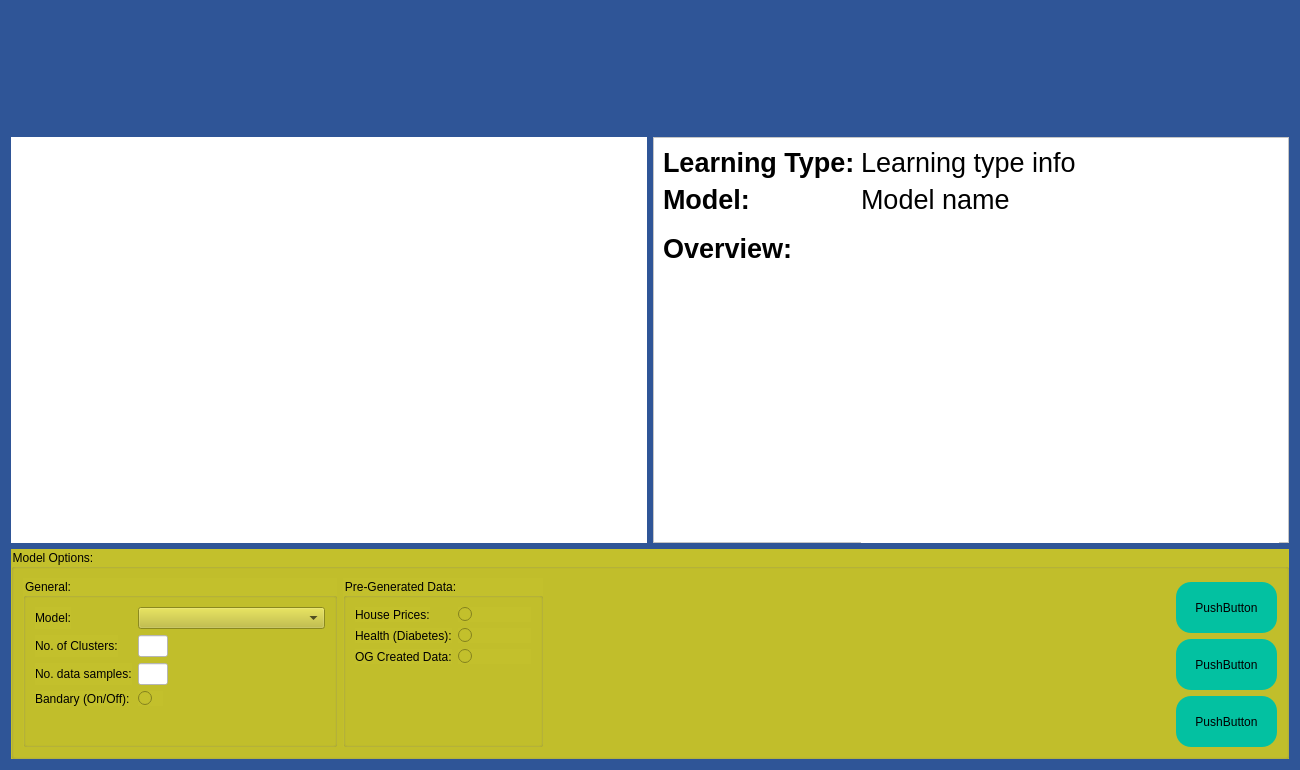
<?xml version="1.0" encoding="UTF-8"?>
<ui version="4.0">
 <class>self</class>
 <widget class="QWidget" name="self">
  <property name="geometry">
   <rect>
    <x>0</x>
    <y>0</y>
    <width>1300</width>
    <height>770</height>
   </rect>
  </property>
  <property name="minimumSize">
   <size>
    <width>1300</width>
    <height>770</height>
   </size>
  </property>
  <property name="windowTitle">
   <string>Form</string>
  </property>
  <property name="styleSheet">
   <string notr="true">background-color:rgb(47, 85, 151);</string>
  </property>
  <layout class="QVBoxLayout" name="verticalLayout_2">
   <item>
    <layout class="QHBoxLayout" name="horizontalLayout">
     <item>
      <spacer name="titleSpacerLeft">
       <property name="orientation">
        <enum>Qt::Horizontal</enum>
       </property>
       <property name="sizeHint" stdset="0">
        <size>
         <width>40</width>
         <height>20</height>
        </size>
       </property>
      </spacer>
     </item>
     <item>
      <widget class="QLabel" name="titleLabel">
       <property name="minimumSize">
        <size>
         <width>582</width>
         <height>120</height>
        </size>
       </property>
       <property name="maximumSize">
        <size>
         <width>582</width>
         <height>120</height>
        </size>
       </property>
       <property name="text">
        <string/>
       </property>
       <property name="pixmap">
        <pixmap>Developer/Swansea Uni/Project/Code/Project/Images/freeplay.png</pixmap>
       </property>
      </widget>
     </item>
     <item>
      <spacer name="titleSpacerRight">
       <property name="orientation">
        <enum>Qt::Horizontal</enum>
       </property>
       <property name="sizeHint" stdset="0">
        <size>
         <width>40</width>
         <height>20</height>
        </size>
       </property>
      </spacer>
     </item>
    </layout>
   </item>
   <item>
    <layout class="QHBoxLayout" name="gamboardModelInforLayoutV">
     <item>
      <layout class="QHBoxLayout" name="gameboardPlacing">
       <item>
        <widget class="QWidget" name="MplWidget" native="true">
         <property name="sizePolicy">
          <sizepolicy hsizetype="Preferred" vsizetype="Preferred">
           <horstretch>0</horstretch>
           <verstretch>0</verstretch>
          </sizepolicy>
         </property>
         <property name="minimumSize">
          <size>
           <width>450</width>
           <height>350</height>
          </size>
         </property>
         <property name="maximumSize">
          <size>
           <width>855</width>
           <height>525</height>
          </size>
         </property>
         <property name="styleSheet">
          <string notr="true">background-color: white;</string>
         </property>
        </widget>
       </item>
      </layout>
     </item>
     <item>
      <layout class="QHBoxLayout" name="modelInfoLayoutV" stretch="0">
       <item>
        <widget class="QFrame" name="frame">
         <property name="sizePolicy">
          <sizepolicy hsizetype="Preferred" vsizetype="Preferred">
           <horstretch>2</horstretch>
           <verstretch>0</verstretch>
          </sizepolicy>
         </property>
         <property name="minimumSize">
          <size>
           <width>570</width>
           <height>350</height>
          </size>
         </property>
         <property name="maximumSize">
          <size>
           <width>1710</width>
           <height>525</height>
          </size>
         </property>
         <property name="styleSheet">
          <string notr="true">background-color:white;
</string>
         </property>
         <property name="frameShape">
          <enum>QFrame::StyledPanel</enum>
         </property>
         <property name="frameShadow">
          <enum>QFrame::Raised</enum>
         </property>
         <layout class="QFormLayout" name="formLayout_2">
          <item row="0" column="0">
           <widget class="QLabel" name="learningTypeLabel">
            <property name="maximumSize">
             <size>
              <width>300</width>
              <height>16777215</height>
             </size>
            </property>
            <property name="font">
             <font>
              <pointsize>20</pointsize>
              <weight>75</weight>
              <bold>true</bold>
             </font>
            </property>
            <property name="text">
             <string>Learning Type:</string>
            </property>
           </widget>
          </item>
          <item row="0" column="1">
           <widget class="QLabel" name="learningTypeInfoLabel">
            <property name="font">
             <font>
              <pointsize>20</pointsize>
             </font>
            </property>
            <property name="text">
             <string>Learning type info</string>
            </property>
           </widget>
          </item>
          <item row="1" column="0">
           <widget class="QLabel" name="modelLabel_2">
            <property name="font">
             <font>
              <pointsize>20</pointsize>
              <weight>75</weight>
              <bold>true</bold>
             </font>
            </property>
            <property name="text">
             <string>Model:</string>
            </property>
           </widget>
          </item>
          <item row="1" column="1">
           <widget class="QLabel" name="modelTypeLabel">
            <property name="font">
             <font>
              <pointsize>20</pointsize>
             </font>
            </property>
            <property name="text">
             <string>Model name</string>
            </property>
           </widget>
          </item>
          <item row="2" column="0">
           <widget class="QLabel" name="overviewLabel">
            <property name="font">
             <font>
              <pointsize>20</pointsize>
              <weight>75</weight>
              <bold>true</bold>
             </font>
            </property>
            <property name="text">
             <string>Overview:</string>
            </property>
           </widget>
          </item>
          <item row="2" column="1">
           <widget class="QLabel" name="overviewDescriptionLabel">
            <property name="minimumSize">
             <size>
              <width>0</width>
              <height>400</height>
             </size>
            </property>
            <property name="font">
             <font>
              <pointsize>12</pointsize>
             </font>
            </property>
            <property name="text">
             <string/>
            </property>
            <property name="alignment">
             <set>Qt::AlignLeading|Qt::AlignLeft|Qt::AlignTop</set>
            </property>
            <property name="wordWrap">
             <bool>true</bool>
            </property>
           </widget>
          </item>
         </layout>
        </widget>
       </item>
      </layout>
     </item>
    </layout>
   </item>
   <item>
    <layout class="QVBoxLayout" name="verticalLayout">
     <item>
      <widget class="QGroupBox" name="groupBox">
       <property name="sizePolicy">
        <sizepolicy hsizetype="Preferred" vsizetype="Preferred">
         <horstretch>0</horstretch>
         <verstretch>0</verstretch>
        </sizepolicy>
       </property>
       <property name="minimumSize">
        <size>
         <width>700</width>
         <height>210</height>
        </size>
       </property>
       <property name="maximumSize">
        <size>
         <width>16777215</width>
         <height>600</height>
        </size>
       </property>
       <property name="styleSheet">
        <string notr="true">background-color: rgb(195, 192, 44);</string>
       </property>
       <property name="title">
        <string>Model Options:</string>
       </property>
       <layout class="QHBoxLayout" name="horizontalLayout_5">
        <item>
         <layout class="QHBoxLayout" name="groupBoxH1">
          <item>
           <widget class="QGroupBox" name="generalGroupbox">
            <property name="title">
             <string>General:</string>
            </property>
            <layout class="QFormLayout" name="formLayout_3">
             <item row="0" column="0">
              <widget class="QLabel" name="modelLabel">
               <property name="text">
                <string>Model:</string>
               </property>
              </widget>
             </item>
             <item row="0" column="1">
              <widget class="QComboBox" name="comboBox">
               <property name="styleSheet">
                <string notr="true">selection-color: rgb(200, 200, 200);</string>
               </property>
              </widget>
             </item>
             <item row="1" column="0">
              <widget class="QLabel" name="numberOfClustersLabel">
               <property name="text">
                <string>No. of Clusters:</string>
               </property>
              </widget>
             </item>
             <item row="1" column="1">
              <widget class="QLineEdit" name="numberOfClustersLineedit">
               <property name="maximumSize">
                <size>
                 <width>30</width>
                 <height>16777215</height>
                </size>
               </property>
               <property name="focusPolicy">
                <enum>Qt::ClickFocus</enum>
               </property>
               <property name="autoFillBackground">
                <bool>false</bool>
               </property>
               <property name="styleSheet">
                <string notr="true">background-color: white;
</string>
               </property>
              </widget>
             </item>
             <item row="3" column="0">
              <widget class="QLabel" name="boundaryLabel">
               <property name="text">
                <string>Bandary (On/Off):</string>
               </property>
              </widget>
             </item>
             <item row="3" column="1">
              <widget class="QRadioButton" name="boundaryOnOffRadioButton">
               <property name="maximumSize">
                <size>
                 <width>25</width>
                 <height>16777215</height>
                </size>
               </property>
               <property name="text">
                <string/>
               </property>
              </widget>
             </item>
             <item row="2" column="0">
              <widget class="QLabel" name="dataSampleLabel">
               <property name="text">
                <string>No. data samples:</string>
               </property>
              </widget>
             </item>
             <item row="2" column="1">
              <widget class="QLineEdit" name="dataSampleLineedit">
               <property name="minimumSize">
                <size>
                 <width>30</width>
                 <height>0</height>
                </size>
               </property>
               <property name="maximumSize">
                <size>
                 <width>30</width>
                 <height>16777215</height>
                </size>
               </property>
               <property name="focusPolicy">
                <enum>Qt::ClickFocus</enum>
               </property>
               <property name="autoFillBackground">
                <bool>false</bool>
               </property>
               <property name="styleSheet">
                <string notr="true">background-color: white;</string>
               </property>
              </widget>
             </item>
            </layout>
           </widget>
          </item>
         </layout>
        </item>
        <item>
         <layout class="QHBoxLayout" name="groupBoxH2">
          <item>
           <widget class="QGroupBox" name="dataGroupbox">
            <property name="minimumSize">
             <size>
              <width>200</width>
              <height>0</height>
             </size>
            </property>
            <property name="title">
             <string>Pre-Generated Data:</string>
            </property>
            <layout class="QFormLayout" name="formLayout">
             <item row="0" column="0">
              <widget class="QLabel" name="data1Label">
               <property name="text">
                <string>House Prices:</string>
               </property>
              </widget>
             </item>
             <item row="1" column="0">
              <widget class="QLabel" name="data2Label">
               <property name="text">
                <string>Health (Diabetes):</string>
               </property>
              </widget>
             </item>
             <item row="0" column="1">
              <widget class="QRadioButton" name="data1RadioBtn">
               <property name="text">
                <string/>
               </property>
              </widget>
             </item>
             <item row="1" column="1">
              <widget class="QRadioButton" name="data2RadioBtn">
               <property name="text">
                <string/>
               </property>
              </widget>
             </item>
             <item row="2" column="0">
              <widget class="QLabel" name="data3Label">
               <property name="text">
                <string>OG Created Data:</string>
               </property>
              </widget>
             </item>
             <item row="2" column="1">
              <widget class="QRadioButton" name="data3radioBtn">
               <property name="text">
                <string/>
               </property>
              </widget>
             </item>
            </layout>
           </widget>
          </item>
         </layout>
        </item>
        <item>
         <layout class="QHBoxLayout" name="groupBoxH3">
          <item>
           <spacer name="horizontalSpacer_2">
            <property name="orientation">
             <enum>Qt::Horizontal</enum>
            </property>
            <property name="sizeHint" stdset="0">
             <size>
              <width>40</width>
              <height>20</height>
             </size>
            </property>
           </spacer>
          </item>
         </layout>
        </item>
        <item>
         <layout class="QHBoxLayout" name="groupBoxH4">
          <item>
           <spacer name="horizontalSpacer_3">
            <property name="orientation">
             <enum>Qt::Horizontal</enum>
            </property>
            <property name="sizeHint" stdset="0">
             <size>
              <width>40</width>
              <height>20</height>
             </size>
            </property>
           </spacer>
          </item>
         </layout>
        </item>
        <item>
         <layout class="QHBoxLayout" name="groupBoxHButtons">
          <item>
           <layout class="QVBoxLayout" name="buttonLayoutV">
            <item>
             <spacer name="buttonVerticalSpacer">
              <property name="orientation">
               <enum>Qt::Vertical</enum>
              </property>
              <property name="sizeHint" stdset="0">
               <size>
                <width>20</width>
                <height>40</height>
               </size>
              </property>
             </spacer>
            </item>
            <item>
             <widget class="QPushButton" name="playButton">
              <property name="minimumSize">
               <size>
                <width>101</width>
                <height>51</height>
               </size>
              </property>
              <property name="styleSheet">
               <string notr="true">background-color: rgb(3, 193, 161);
border-radius: 15px;</string>
              </property>
              <property name="text">
               <string>PushButton</string>
              </property>
             </widget>
            </item>
            <item>
             <widget class="QPushButton" name="clearButton">
              <property name="minimumSize">
               <size>
                <width>101</width>
                <height>51</height>
               </size>
              </property>
              <property name="styleSheet">
               <string notr="true">background-color: rgb(3, 193, 161);
border-radius: 15px;</string>
              </property>
              <property name="text">
               <string>PushButton</string>
              </property>
             </widget>
            </item>
            <item>
             <widget class="QPushButton" name="homeButton">
              <property name="minimumSize">
               <size>
                <width>101</width>
                <height>51</height>
               </size>
              </property>
              <property name="styleSheet">
               <string notr="true">background-color: rgb(3, 193, 161);
border-radius: 15px;</string>
              </property>
              <property name="text">
               <string>PushButton</string>
              </property>
             </widget>
            </item>
           </layout>
          </item>
         </layout>
        </item>
       </layout>
      </widget>
     </item>
    </layout>
   </item>
  </layout>
 </widget>
 <resources/>
 <connections/>
</ui>
